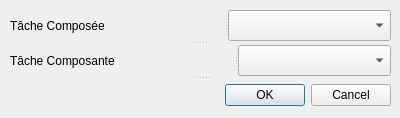
<?xml version="1.0" encoding="UTF-8"?>
<ui version="4.0">
 <class>AjoutCompositionWindow</class>
 <widget class="QDialog" name="AjoutCompositionWindow">
  <property name="geometry">
   <rect>
    <x>0</x>
    <y>0</y>
    <width>400</width>
    <height>118</height>
   </rect>
  </property>
  <property name="windowTitle">
   <string>Ajout d'une Composition</string>
  </property>
  <widget class="QSplitter" name="splitter_3">
   <property name="geometry">
    <rect>
     <x>10</x>
     <y>10</y>
     <width>381</width>
     <height>101</height>
    </rect>
   </property>
   <property name="orientation">
    <enum>Qt::Vertical</enum>
   </property>
   <widget class="QSplitter" name="splitter">
    <property name="orientation">
     <enum>Qt::Horizontal</enum>
    </property>
    <widget class="QLabel" name="label_2">
     <property name="text">
      <string>Tâche Composée</string>
     </property>
    </widget>
    <widget class="QComboBox" name="comboBox"/>
   </widget>
   <widget class="QSplitter" name="splitter_2">
    <property name="orientation">
     <enum>Qt::Horizontal</enum>
    </property>
    <widget class="QLabel" name="label">
     <property name="text">
      <string>Tâche Composante</string>
     </property>
    </widget>
    <widget class="QComboBox" name="comboBox_2"/>
   </widget>
   <widget class="QDialogButtonBox" name="buttonBox">
    <property name="orientation">
     <enum>Qt::Horizontal</enum>
    </property>
    <property name="standardButtons">
     <set>QDialogButtonBox::Cancel|QDialogButtonBox::Ok</set>
    </property>
   </widget>
  </widget>
 </widget>
 <resources/>
 <connections>
  <connection>
   <sender>buttonBox</sender>
   <signal>accepted()</signal>
   <receiver>AjoutCompositionWindow</receiver>
   <slot>accept()</slot>
   <hints>
    <hint type="sourcelabel">
     <x>248</x>
     <y>254</y>
    </hint>
    <hint type="destinationlabel">
     <x>157</x>
     <y>274</y>
    </hint>
   </hints>
  </connection>
  <connection>
   <sender>buttonBox</sender>
   <signal>rejected()</signal>
   <receiver>AjoutCompositionWindow</receiver>
   <slot>reject()</slot>
   <hints>
    <hint type="sourcelabel">
     <x>316</x>
     <y>260</y>
    </hint>
    <hint type="destinationlabel">
     <x>286</x>
     <y>274</y>
    </hint>
   </hints>
  </connection>
 </connections>
</ui>
